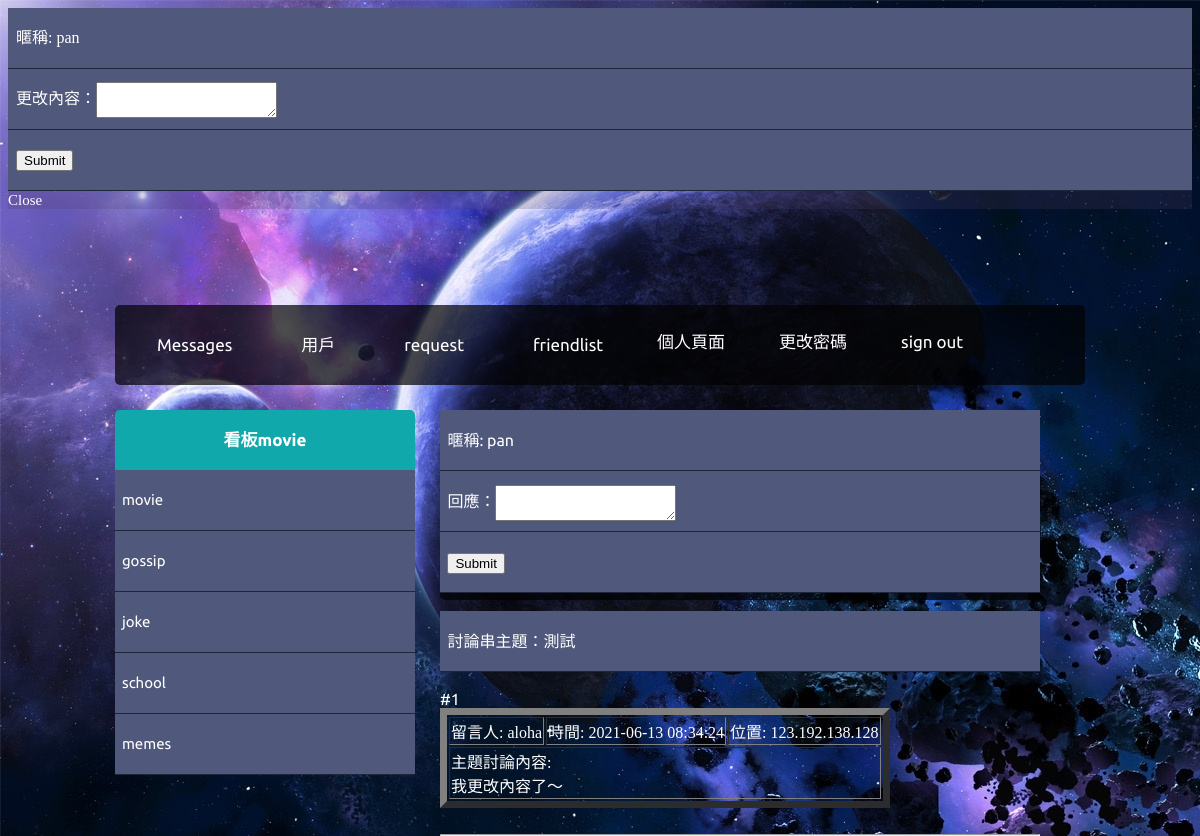
The app's page /viewthread.php?&id=325 (signed in) with its own data.
### tables this page shows
CREATE TABLE `dz_thread` (
  `id` int(11) NOT NULL,
  `root_thread_id` int(11) NOT NULL DEFAULT 0,
  `board_id` int(11) NOT NULL DEFAULT 0,
  `time` timestamp NOT NULL DEFAULT current_timestamp(),
  `username` varchar(32) DEFAULT NULL,
  `title` varchar(64) DEFAULT NULL,
  `content` varchar(1024) DEFAULT NULL,
  `ip` varchar(64) DEFAULT NULL,
  `fileupload` text DEFAULT NULL
);

CREATE TABLE `dz_board` (
  `id` int(11) NOT NULL,
  `name` varchar(64) DEFAULT NULL
);

### viewthread.php (the view, shortened to what this page needs)
<?php
function showMsg($row, $numFloor)
{
    $nn = htmlspecialchars($row['username']);
    $msg = htmlspecialchars($row['content']);
    $msg = str_replace("\n", "<br>", $msg);
    $msg = str_replace("<script>", "pando", $msg);
    $msg = str_replace("</script>", "pando", $msg);
    if ($numFloor == 0) {
        echo '<label class="menu-box-tab" " style=" background: #50597b;"><span>&nbsp 討論串主題：' . htmlspecialchars($row["title"]) . '</span></label><br>';
    }
    if ($numFloor + 1 == 1) {
        if ($_SESSION["username"] == $row["username"]) echo '<span>#' . ($numFloor + 1) . '&nbsp' . '</span>' . '<span><a value="' . $row["id"] . '" class="edit" href="#ex1" rel="modal:open">編輯</a></span>';
        else echo '<span>#' . ($numFloor + 1) . '&nbsp' . '</span>';
        echo '<table border=\'7\'><tr>';
        echo '<td  style="
        color: white;font-family: fangsong;
    ">留言人: ' . $nn . '</td>';
        echo '<td style="
        color: white;font-family: fangsong;
    ">時間: ' . $row["time"] . '</td>';
        echo '<td style="
        color: white;font-family: fangsong;
    ">位置: ' . $row["ip"] . '</td></tr>';
        echo '<tr><td style="
        color: white;font-family: fangsong;
    " colspan=\'3\'>主題討論內容:<br>' . $msg . '</td></tr></table><br>';
    }
}
?>
<!DOCTYPE html>
<html lang="en">
<head>
    <link rel="stylesheet" href="https://cdnjs.cloudflare.com/ajax/libs/jquery-modal/0.9.1/jquery.modal.min.css" />
    <link rel="stylesheet" href="css/stylei.css">
</head>
<body>
    <body>
        <div id="ex1" class="modal" style="background:#4d3d6238">
            <form action="viewthread.php?&id=<?php echo (int)$_GET["id"]; ?>" method="post" enctype="multipart/form-data">
                <label class="menu-box-tab" style="background: #50597b;"><span>&nbsp <?php if (!empty($_SESSION["username"])) {
                                                                                            echo "暱稱: " . $_SESSION["username"];
                                                                                        } else {
                                                                                            echo "訪客";
                                                                                        }  ?></span></label>
                <label class="menu-box-tab" " style=" background: #50597b;"><span>&nbsp <?php echo '更改內容：<textarea name="updatecontent" style="vertical-align: middle;" ></textarea>'; ?> </span></label>
                <label class="menu-box-tab" " style=" background: #50597b;"><span>&nbsp <?php echo '<input type="submit" name="update">'; ?> </span></label>
            </form>
            <a href="#" rel="modal:close">Close</a>
        </div>
        <div class="main-container">
            <header class="block">
                <ul class="header-menu horizontal-list">
                    <li>
                        <a class="header-menu-tab" href="message.php?&id=<?php echo $_SESSION['id']; ?>"><span class="icon fontawesome-envelope scnd-font-color"></span>Messages</a>
                    </li>
                    <li>
                        <a class="header-menu-tab" href="invite.php"><span class="icon fontawesome-user scnd-font-color"></span>用戶</a>
                    </li>
                    <li>
                        <a class="header-menu-tab" href="request.php?&id=<?php echo $_SESSION['id']; ?>"><span class="icon fontawesome-check scnd-font-color"></span>request</a>
                    </li>
                    <li>
                        <a class="header-menu-tab" href="friendlist.php?&id=<?php echo $_SESSION['id']; ?>"><span class="icon fontawesome-star-empty scnd-font-color"></span>friendlist</a>
                    </li>
                    <li>
                        <a class="header-menu-tab" href="profile.php?&id=<?php echo $_SESSION['id']; ?>"><span></span>個人頁面</a>
                    </li>
                    <li>
                        <a class="header-menu-tab" href="change.php"><span></span>更改密碼</a>
                    </li>
                    <li>
                        <a class="header-menu-tab" href="logout.php"><span></span>sign out</a>
                    </li>
                </ul>
            </header>
            <div class="left-container container">
                <div>
                    <?php
                    include("includes/pdoInc.php");
                    if (isset($_GET['id'])) {
                        $stmt = $dbh->prepare("SELECT * FROM dz_thread JOIN dz_board ON dz_thread.board_id = dz_board.id  WHERE dz_thread.id = ?");
                        $stmt->execute([(int)$_GET["id"]]);
                        if ($row = $stmt->fetch(PDO::FETCH_ASSOC)) {
                            echo '<h2 class="titular" style="background: #11a8ab;">看板' . $row["name"] . '</h2>';
                        } else {
                            echo '<meta http-equiv=REFRESH CONTENT=0;url=boardlist.php>';
                        }
                    } else {
                        echo '<meta http-equiv=REFRESH CONTENT=0;url=boardlist.php>';
                    }
                    echo '<ul>';
                    $stmt = $dbh->prepare("SELECT * from dz_board");
                    $stmt->execute();
                    while (($row = $stmt->fetch(PDO::FETCH_ASSOC))) {
                        echo ' <li>
                            <a class="menu-box-tab" href="viewboard.php?&id=' . $row['id'] . '" style="background: #50597b;"><span>&nbsp </span>' . $row["name"] . '</a>
                        </li> ';
                    }
                    ?>
                    </ul>
                </div>
            </div>
            <div class="middle-container container" style="width: 600px;height: 190px;">
                <div class="profile block" style="height: 190px;">
                    <form action="viewthread.php?&id=<?php echo (int)$_GET["id"]; ?>" method="post" enctype="multipart/form-data">
                        <label class="menu-box-tab" style="background: #50597b;"><span>&nbsp <?php if (!empty($_SESSION["username"])) {
                                                                                                    echo "暱稱: " . $_SESSION["username"];
                                                                                                } else {
                                                                                                    echo "訪客";
                                                                                                }  ?></span></label>
                        <label class="menu-box-tab" " style=" background: #50597b;"><span>&nbsp <?php echo '回應：<textarea name="content" style="vertical-align: middle;" ></textarea>'; ?> </span></label>
                        <label class="menu-box-tab" " style=" background: #50597b;"><span>&nbsp <?php echo '<input type="submit" name="submit">'; ?> </span></label>
                    </form>
                    <br>
                    <?php
                    if (isset($_GET['id'])) {
                        $sth = $dbh->prepare('
                            SELECT * from dz_thread
                            WHERE (id = ? and board_id != 0)
                            OR (root_thread_id = ?)
                            ORDER BY id');
                        $sth->execute(array((int)$_GET['id'], (int)$_GET['id']));
                        if ($sth->rowCount() > 0) {
                            $numFloor = 0;
                            while ($row = $sth->fetch(PDO::FETCH_ASSOC)) {
                                showMsg($row, $numFloor++);
                            }
                        } else {
                            echo "<script type='text/javascript'>alert('error');</script>";
                        }
                    } else {
                        echo "<script type='text/javascript'>alert('error');</script>";
                    }
                    ?>
                </div>
            </div>
        </div>
    </body>
</body>
</html>

### css/stylei.css (style rules this page uses)
[class*="fontawesome-"]:before { font-family: "FontAwesome", sans-serif; }
* { -webkit-box-sizing: border-box; -moz-box-sizing: border-box; box-sizing: border-box; }
body { background-image: url("../includes/bg.jpg"); }
ul { list-style-type: none; margin: 0; padding-left: 0; }
h2 { font-size: 17px; }
a { text-decoration: none; font-size: 15px; }
h1, h2, p, a, span { color: #fff; }
.scnd-font-color { color: #9099b7; }
.horizontal-list { margin: 0; padding: 0; list-style-type: none; }
.horizontal-list li { float: left; }
.icon { font-size: 25px; }
.titular { display: block; line-height: 60px; margin: 0; text-align: center; border-top-left-radius: 5px; border-top-right-radius: 5px; }
.main-container { font-family: "Ubuntu", sans-serif; width: 970px; height: 100%; margin: 6em auto; }
header { height: 80px; }
.header-menu { font-size: 17px; line-height: 80px; }
.header-menu li { position: relative; -webkit-transform: translateZ( 0 ); }
.header-menu-tab { padding: 0 27px; display: block; line-height: 74px; font-size: 17px; -webkit-transition: background 0.3s; transition: background 0.3s; }
.header-menu-tab .icon { padding-right: 15px; }
.container { float: left; width: 300px; }
.block { margin-bottom: 25px; background: #020202b4; border-radius: 5px; }
.menu-box-tab { line-height: 60px; display: block; border-bottom: 1px solid #1f253d; -webkit-transition: background 0.2s; transition: background 0.2s; }
.middle-container { margin: 0 25px; }
.profile { height: 410px; }

### records on screen
dz_thread: dz_board.name "movie", title "測試", numFloor "1", username "aloha", time "2021-06-13 08:34:24", ip "123.192.138.128", content "我更改內容了～"
dz_board: name "movie"
dz_board: name "gossip"
dz_board: name "joke"
dz_board: name "school"
dz_board: name "memes"

### other values on screen
$_SESSION["username"] "pan"
